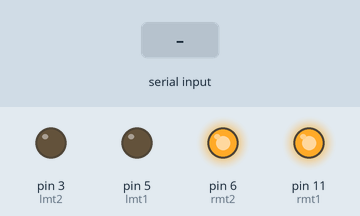
The sketch below on a simulated Arduino Uno, built with avr-gcc and run on an emulated ATmega328P. On the bench: output pins drawn as LEDs (lit = HIGH). The inputs (shaded band) are chosen by the test bench. What the sketch prints to the serial monitor is not drawn.

Above: at 1.2 s.
1.3 s: "90,45\n" received over Serial
At 2.5 s:
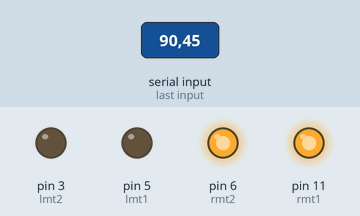
2.8 s: "30,150\n" received over Serial
At 3.6 s:
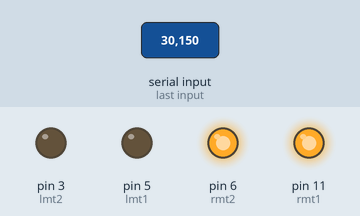
4.3 s: "1,90,45\n" received over Serial
At 4.6 s:
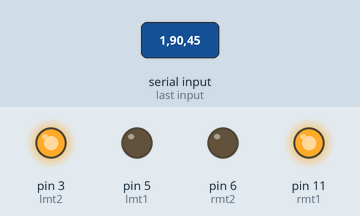
5.8 s: "0\n" received over Serial
At 6.7 s:
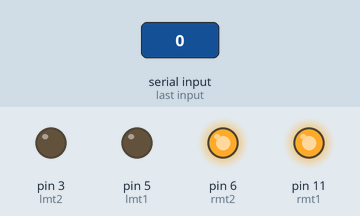
Timing chart, 0 to 8.3 s (numbered marks = the images above; inputs shaded):
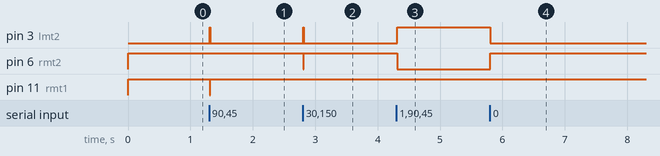

Measured:
- after the input at 1.3 s, pin 3 (lmt2): LOW → HIGH at once, → LOW 0.01 s later; pin 11 (rmt1): HIGH → LOW at once, → HIGH 0.01 s later
- after the input at 2.8 s, pin 3 (lmt2): LOW → HIGH at once, → LOW 0.01 s later; pin 6 (rmt2): HIGH → LOW at once, → HIGH 0.01 s later
- after the input at 4.3 s, pin 3 (lmt2): LOW → HIGH at once; pin 6 (rmt2): HIGH → LOW at once
- after the input at 5.8 s, pin 3 (lmt2): HIGH → LOW at once; pin 6 (rmt2): LOW → HIGH at once

The sketch:

acclerometer_controlled_robot_using_bluetooth.ino
```cpp
int lmt1=5,lmt2=3,rmt1=11,rmt2=6;
int x,y;
int flag = 0;
void setup()
{
 pinMode(lmt1,OUTPUT);
 pinMode(lmt2,OUTPUT);
 pinMode(rmt1,OUTPUT);
 pinMode(rmt2,OUTPUT);
 Serial.setTimeout(5);
 Serial.begin(9600);
 Stop();
}
 void loop()
{
  if(Serial.available() > 0)
  {
   y=Serial.parseInt();
   x=Serial.parseInt();
  }
  if(x>=0 && x<=2.0 && y>=0 && y<=2.0)
 {
  Stop();
  if(flag == 0)
  Serial.println("stop");
flag = 1;
}

  if(x>=-15.0 && x<=-50.0)
 {
  forward();
  if(flag == 0)
{
Serial.println("forward");
flag = 1;
}
}

  if(x>=15.0 && x<=50.0)
 {
  back();
  if(flag == 0)
{
Serial.println("back");
flag = 1;
}
}

  if(y>=-15.0 && y<=-50.0)
 {
  left();
  if(flag == 0)
{
Serial.println("left");
flag = 1;
}
}

  if(y>=15.0 && y<=50.0)
 {
  right();
  if(flag == 0)
{
Serial.println("right");
flag = 1;
}
}
 }

  void forward()
{
 digitalWrite(lmt1,HIGH);
 digitalWrite(lmt2,LOW);
 digitalWrite(rmt1,HIGH);
 digitalWrite(rmt2,LOW);
}
 void back()
{
  digitalWrite(lmt1,LOW);
 digitalWrite(lmt2,HIGH);
 digitalWrite(rmt1,LOW);
 digitalWrite(rmt2,HIGH);
}
   void left()
 {
   digitalWrite(lmt1,HIGH);
 digitalWrite(lmt2,LOW);
 digitalWrite(rmt1,LOW);
 digitalWrite(rmt2,HIGH);
 }
  void right()
{
 digitalWrite(lmt1,LOW);
 digitalWrite(lmt2,HIGH);
 digitalWrite(rmt1,HIGH);
 digitalWrite(rmt2,LOW);
}
  void Stop()
{
 digitalWrite(lmt1,LOW);
 digitalWrite(lmt2,LOW);
 digitalWrite(rmt1,HIGH);
 digitalWrite(rmt2,HIGH);
 }
```
